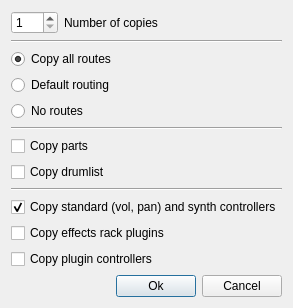
<?xml version="1.0" encoding="UTF-8"?>
<ui version="4.0">
 <class>DuplicateTracksBase</class>
 <widget class="QDialog" name="DuplicateTracksBase">
  <property name="geometry">
   <rect>
    <x>0</x>
    <y>0</y>
    <width>238</width>
    <height>261</height>
   </rect>
  </property>
  <property name="windowTitle">
   <string>Duplicate tracks</string>
  </property>
  <layout class="QVBoxLayout" name="verticalLayout">
   <item>
    <layout class="QHBoxLayout" name="horizontalLayout_2">
     <item>
      <widget class="QSpinBox" name="copiesSpinBox">
       <property name="minimum">
        <number>1</number>
       </property>
       <property name="maximum">
        <number>100</number>
       </property>
      </widget>
     </item>
     <item>
      <widget class="QLabel" name="label">
       <property name="text">
        <string>Number of copies</string>
       </property>
      </widget>
     </item>
     <item>
      <spacer name="horizontalSpacer_2">
       <property name="orientation">
        <enum>Qt::Horizontal</enum>
       </property>
       <property name="sizeHint" stdset="0">
        <size>
         <width>40</width>
         <height>20</height>
        </size>
       </property>
      </spacer>
     </item>
    </layout>
   </item>
   <item>
    <widget class="Line" name="line_2">
     <property name="orientation">
      <enum>Qt::Horizontal</enum>
     </property>
    </widget>
   </item>
   <item>
    <widget class="QRadioButton" name="allRoutesRadioButton">
     <property name="text">
      <string>Copy all routes</string>
     </property>
     <property name="checked">
      <bool>true</bool>
     </property>
    </widget>
   </item>
   <item>
    <widget class="QRadioButton" name="defaultRoutesRadioButton">
     <property name="text">
      <string>Default routing</string>
     </property>
    </widget>
   </item>
   <item>
    <widget class="QRadioButton" name="noRoutesRadioButton">
     <property name="text">
      <string>No routes</string>
     </property>
    </widget>
   </item>
   <item>
    <widget class="Line" name="line_3">
     <property name="orientation">
      <enum>Qt::Horizontal</enum>
     </property>
    </widget>
   </item>
   <item>
    <widget class="QCheckBox" name="copyPartsCheckBox">
     <property name="text">
      <string>Copy parts</string>
     </property>
    </widget>
   </item>
   <item>
    <widget class="QCheckBox" name="copyDrumlistCheckBox">
     <property name="text">
      <string>Copy drumlist</string>
     </property>
    </widget>
   </item>
   <item>
    <widget class="Line" name="line">
     <property name="orientation">
      <enum>Qt::Horizontal</enum>
     </property>
    </widget>
   </item>
   <item>
    <widget class="QCheckBox" name="standardCtrlsCheckBox">
     <property name="text">
      <string>Copy standard (vol, pan) and synth controllers</string>
     </property>
     <property name="checked">
      <bool>true</bool>
     </property>
    </widget>
   </item>
   <item>
    <widget class="QCheckBox" name="pluginsCheckBox">
     <property name="text">
      <string>Copy effects rack plugins</string>
     </property>
     <property name="checked">
      <bool>false</bool>
     </property>
    </widget>
   </item>
   <item>
    <widget class="QCheckBox" name="pluginCtrlsCheckBox">
     <property name="text">
      <string>Copy plugin controllers</string>
     </property>
     <property name="checked">
      <bool>false</bool>
     </property>
    </widget>
   </item>
   <item>
    <spacer name="verticalSpacer">
     <property name="orientation">
      <enum>Qt::Vertical</enum>
     </property>
     <property name="sizeHint" stdset="0">
      <size>
       <width>20</width>
       <height>27</height>
      </size>
     </property>
    </spacer>
   </item>
   <item>
    <layout class="QHBoxLayout" name="horizontalLayout">
     <item>
      <spacer name="horizontalSpacer">
       <property name="orientation">
        <enum>Qt::Horizontal</enum>
       </property>
       <property name="sizeHint" stdset="0">
        <size>
         <width>40</width>
         <height>20</height>
        </size>
       </property>
      </spacer>
     </item>
     <item>
      <widget class="QPushButton" name="okPushButton">
       <property name="text">
        <string>Ok</string>
       </property>
       <property name="default">
        <bool>true</bool>
       </property>
      </widget>
     </item>
     <item>
      <widget class="QPushButton" name="cancelPushButton">
       <property name="text">
        <string>Cancel</string>
       </property>
      </widget>
     </item>
    </layout>
   </item>
  </layout>
 </widget>
 <resources/>
 <connections/>
</ui>
